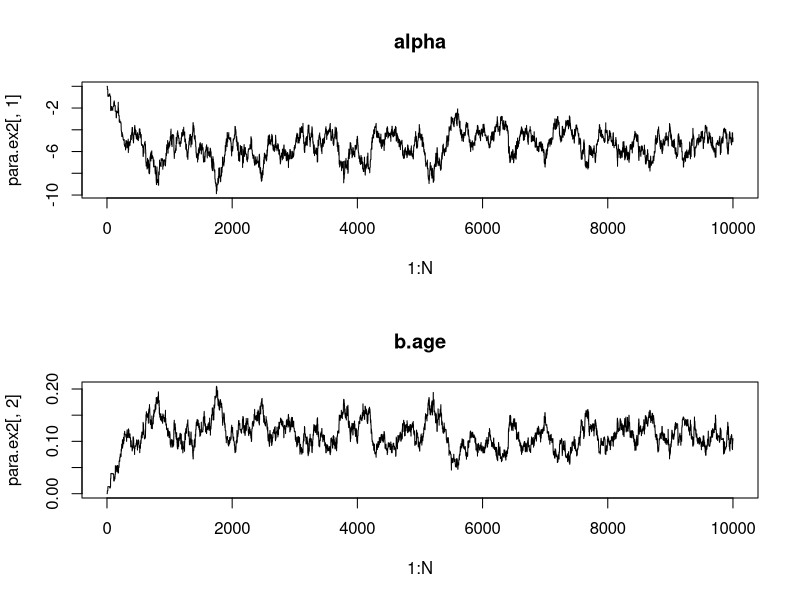

Write the R code that produced this figure.
########################
##### 0727 Seminar #####
########################
### Set seed
set.seed(2021120087)

### Datasets
ex2 = data.frame(age = c(20, 23, 24, 25, 25, 26, 26, 28, 28, 29, 30, 30, 30, 30,
                         30, 30, 32, 32, 33, 33, 34, 34, 34, 34, 34, 35, 35, 36,
                         36, 36, 37, 37, 37, 38, 38, 39, 39, 40, 40, 41, 41, 42,
                         42, 42, 42, 43, 43, 43, 44, 44, 44, 44, 45 ,45 ,46 ,46,
                         47, 47, 47, 48, 48, 48, 49, 49, 49, 50, 50, 51, 52, 52,
                         53, 53, 54, 55, 55, 55, 56, 56, 56, 57, 57, 57, 57, 57,
                         57, 58, 58, 58, 59, 59, 60, 60, 61, 62, 62, 63, 64, 64,
                         65, 69),
                 CHD = c(0, 0, 0, 0, 1, 0, 0, 0, 0, 0, 0, 0, 0, 0, 0, 1, 0, 0, 0,
                         0, 0, 0, 1, 0, 0, 0, 0, 0, 1, 0, 0, 1, 0, 0, 0, 0, 1, 0,
                         1, 0, 0, 0, 0, 0, 1, 0, 0, 1, 0, 0, 1, 1, 0, 1, 0, 1, 0,
                         0, 1, 0, 1, 1, 0, 0, 1, 0, 1, 0, 0, 1, 1, 1, 1, 0, 1, 1,
                         1, 1, 1, 0, 0, 1, 1, 1, 1, 0, 1, 1, 1, 1, 0, 1, 1, 1, 1,
                         1, 0, 1, 1, 1))
                 
attach(ex2)

n <- nrow(ex2)

### Frequentist results of logistic regression
glm.result.ex2 <- glm(CHD ~ age, family = binomial)
summary(glm.result.ex2)

glm.var.ex2 = summary(glm.result.ex2)$cov.scaled
sqr.ex2 = numeric(ncol(ex2))
sqr.ex2 = sqrt(diag(glm.var.ex2))

data.frame(sd.used.ex2 = round(sqr.ex2, 4))

#################################
# Define logsum.ex2 function
logsum.ex2 <- function(a, b.age) {
  
  sum_log.ex2 = 0
  
  for (i in 1:n) {
    
    sum_log.ex2 = sum_log.ex2 + log(1 + exp(a + b.age*age[i]))
    
  }
  
  return(sum_log.ex2)
}

### logged conditional posterior distribution of alpha
log.a.ex2 <- function(a, b.age, sigma){
  
  a*sum(CHD) - a^2/(2*sigma^2) - logsum.ex2(a, b.age)
  
}

### logged conditional posterior distribution of b.age
log.age.ex2 <- function(a, b.age, sigma){
  
  b.age*sum(CHD*age) - b.age^2/(2*sigma^2) - logsum.ex2(a, b.age)
  
}

##########################################
### Gibbs Sampler
N = 10000 ; burn = 2000
para.ex2 = matrix(0, N, ncol(ex2))

# Set k, c, ar
k.ex2 = c.ex2 = ar.ex2 = numeric(ncol(ex2)); sigma = 25
c.ex2[1:ncol(ex2)] = 2.4/sqrt(ncol(para.ex2))


### Gibbs using randomwalk Metropolis
for (i in 2:N){
  
  # Adaptive MH
  if (i > 1 & ((i-1)%%100 == 0)){
    
    for (j in 1:length(ar.ex2)) {
      
      ar.ex2[j] = sum(diff(para.ex2[(i-100):(i-1), j]) != 0) / 99
      
      if (ar.ex2[j] < 0.44) {c.ex2[j] = c.ex2[j]/sqrt(2)}
      else if (ar.ex2[j] > 0.44) {c.ex2[j] = c.ex2[j]*sqrt(2)}
      
    }
    
  }
  
  # Gibbs Sampler
  a = para.ex2[i-1, 1]
  b.age = para.ex2[i-1, 2]
  
  # alpha random-walk MH
  y = rnorm(1, a, c.ex2[1]*sqr.ex2[1]) # Proposal: Normal
  lognum = log.a.ex2(y, b.age, sigma) + log(dnorm(a, y, sqr.ex2[1]))
  logden = log.a.ex2(a, b.age, sigma) + log(dnorm(y, a, sqr.ex2[1]))
  
  if (log(runif(1)) <= lognum - logden) para.ex2[i, 1] <- y
  else {
    
    para.ex2[i, 1] <- a
    k.ex2[1] <- k.ex2[1]+1
    
  }

  # b.age random-walk MH
  a = para.ex2[i, 1]
  
  y = rnorm(1, b.age, c.ex2[2]*sqr.ex2[2])
  lognum = log.age.ex2(a, y, sigma) + log(dnorm(b.age, y, sqr.ex2[2]))
  logden = log.age.ex2(a, b.age, sigma) + log(dnorm(y, b.age, sqr.ex2[2]))

  if (log(runif(1)) <= lognum - logden) para.ex2[i, 2] <- y
  else {
    
    para.ex2[i, 2] <- b.age
    k.ex2[2] <- k.ex2[2]+1
    
  }
  
}

# Check Top 50 results
head(para.ex2, 50)

burn.out.ex2 = para.ex2[(burn+1):N, ]

# Check mean, sd, quantiles
mean.2 = round(colMeans(burn.out.ex2), 4)
sd.2 = round(sqrt(diag(cov(burn.out.ex2))), 4)

prob = c(0.025, 0.5, 0.975)
lb.2 = md.2 = ub.2 = numeric(ncol(burn.out.ex2))
for (i in 1:ncol(burn.out.ex2)) {
  
  lb.2[i] = round(quantile(burn.out.ex2[, i], probs = prob)[1], 4)
  md.2[i] = round(quantile(burn.out.ex2[, i], probs = prob)[2], 4)
  ub.2[i] = round(quantile(burn.out.ex2[, i], probs = prob)[3], 4)
  
}

# Make table
coeff.ex2 = c("alpha","b.age")
plain_result.ex2 = data.frame(coeff.ex2, mean.2, sd.2, lb.2, md.2, ub.2)
colnames(plain_result.ex2) <- c("coef", "mean", "sd", "2.5% perc", "median", "97.5% perc")
  
plain_result.ex2

# Check the RR, AR and the last scaling factor
data.frame(coeff.ex2, RR = k.ex2/N, AR = 1-k.ex2/N, c_scale = round(c.ex2, 3))

# Check traceplots
dev.new()
par(mfrow = c(2, 1))
plot(1:N, para.ex2[, 1], type = "l", main = "alpha")
plot(1:N, para.ex2[, 2], type = "l", main = "b.age")

######################
### Additional
or.age.ex2 <- exp(para.ex2[, 2])
or.age10.ex2 <- exp(10*para.ex2[, 2])
or.age5.ex2 <- exp(5*para.ex2[, 2])
pred.age20.ex2 <- exp(para.ex2[, 1] + 20*para.ex2[, 2])/
  (1+exp(para.ex2[, 1] + 20*para.ex2[, 2]))
pred.age50.ex2 <- exp(para.ex2[, 1] + 50*para.ex2[, 2])/
  (1+exp(para.ex2[, 1] + 50*para.ex2[, 2]))
pred.age70.ex2 <- exp(para.ex2[, 1] + 70*para.ex2[, 2])/
  (1+exp(para.ex2[, 1] + 70*para.ex2[, 2]))

# Make additional table
add.ex2 = cbind(or.age.ex2, or.age10.ex2, or.age5.ex2, pred.age20.ex2, pred.age50.ex2, pred.age70.ex2)
add.ex2_burn.out = add.ex2[(burn+1):N, ]

add.ex2_mean = round(colMeans(add.ex2_burn.out), 4)
add.ex2_sd = round(sqrt(diag(cov(add.ex2_burn.out))), 4)
add.ex2_lb = add.ex2_md = add.ex2_ub = numeric(ncol(add.ex2_burn.out))

for (i in 1:ncol(add.ex2_burn.out)) {
  
  add.ex2_lb[i] = round(quantile(add.ex2_burn.out[, i], probs = prob)[1], 4)
  add.ex2_md[i] = round(quantile(add.ex2_burn.out[, i], probs = prob)[2], 4)
  add.ex2_ub[i] = round(quantile(add.ex2_burn.out[, i], probs = prob)[3], 4)
  
}

# Additional result's table
add.ex2_result = data.frame(coeff = c("or.age10", "or.age5", "or.age20", "pred.age20", "pred.age50", "pred.age70"),
                        add.ex2_mean, add.ex2_sd, add.ex2_lb, add.ex2_md, add.ex2_ub)
colnames(add.ex2_result) <- c("coef", "mean", "sd", "2.5% perc", "median", "97.5% perc")

# Final Result
rbind(plain_result.ex2, add.ex2_result)
